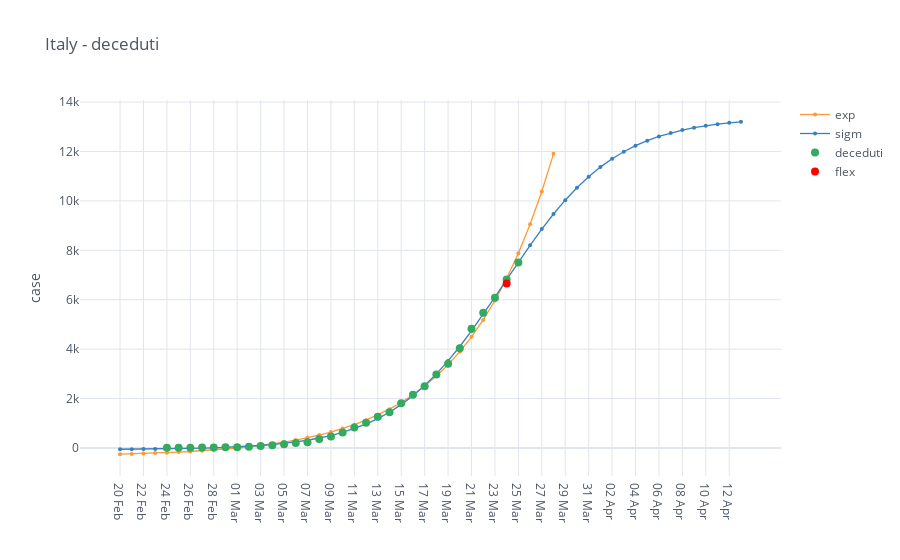

Write notebook code for a chart like this one.
### Code cell
category = 'deceduti'
view_category = io.italy_country_filter_by_category(italy, categories=[category])

mpl.iplot_analysis_plot(view_category, title='Italy - ' + category, log_fitting=False)

### Figure 1 — Plotly figure (JSON) as saved in the notebook; plotly's stock layout.template omitted (floating-point values rounded to 4 significant figures)
{"data": [{"line": {"color": "rgba(255, 153, 51, 1.0)", "dash": "solid", "shape": "linear", "width": 1.3}, "marker": {"size": 4, "symbol": "circle"}, "mode": "lines+markers", "name": "exp", "text": "", "type": "scatter", "x": ["20 Feb", "21 Feb", "22 Feb", "23 Feb", "24 Feb", "25 Feb", "26 Feb", "27 Feb", "28 Feb", "29 Feb", "01 Mar", "02 Mar", "03 Mar", "04 Mar", "05 Mar", "06 Mar", "07 Mar", "08 Mar", "09 Mar", "10 Mar", "11 Mar", "12 Mar", "13 Mar", "14 Mar", "15 Mar", "16 Mar", "17 Mar", "18 Mar", "19 Mar", "20 Mar", "21 Mar", "22 Mar", "23 Mar", "24 Mar", "25 Mar", "26 Mar", "27 Mar", "28 Mar", "29 Mar", "30 Mar", "31 Mar", "01 Apr", "02 Apr", "03 Apr", "04 Apr", "05 Apr", "06 Apr", "07 Apr", "08 Apr", "09 Apr", "10 Apr", "11 Apr", "12 Apr", "13 Apr"], "y": [-252.3, -239.4, -224.8, -208.0, -188.9, -167.0, -142.1, -113.6, -81.07, -43.94, -1.547, 46.86, 102.1, 165.2, 237.3, 319.6, 413.5, 520.7, 643.2, 783.0, 942.7, 1125.0, 1333.0, 1571.0, 1842.0, 2152.0, 2506.0, 2909.0, 3371.0, 3897.0, 4498.0, 5185.0, 5969.0, 6863.0, 7885.0, 9052.0, 10380.0, 11900.0, "", "", "", "", "", "", "", "", "", "", "", "", "", "", "", ""]}, {"line": {"color": "rgba(55, 128, 191, 1.0)", "dash": "solid", "shape": "linear", "width": 1.3}, "marker": {"size": 4, "symbol": "circle"}, "mode": "lines+markers", "name": "sigm", "text": "", "type": "scatter", "x": ["20 Feb", "21 Feb", "22 Feb", "23 Feb", "24 Feb", "25 Feb", "26 Feb", "27 Feb", "28 Feb", "29 Feb", "01 Mar", "02 Mar", "03 Mar", "04 Mar", "05 Mar", "06 Mar", "07 Mar", "08 Mar", "09 Mar", "10 Mar", "11 Mar", "12 Mar", "13 Mar", "14 Mar", "15 Mar", "16 Mar", "17 Mar", "18 Mar", "19 Mar", "20 Mar", "21 Mar", "22 Mar", "23 Mar", "24 Mar", "25 Mar", "26 Mar", "27 Mar", "28 Mar", "29 Mar", "30 Mar", "31 Mar", "01 Apr", "02 Apr", "03 Apr", "04 Apr", "05 Apr", "06 Apr", "07 Apr", "08 Apr", "09 Apr", "10 Apr", "11 Apr", "12 Apr", "13 Apr"], "y": [-52.26, -49.15, -45.31, -40.56, -34.71, -27.48, -18.57, -7.585, 5.961, 22.65, 43.21, 68.51, 99.62, 137.8, 184.8, 242.2, 312.5, 398.3, 502.7, 629.3, 782.3, 966.3, 1186.0, 1447.0, 1755.0, 2113.0, 2527.0, 2997.0, 3525.0, 4107.0, 4737.0, 5407.0, 6103.0, 6812.0, 7517.0, 8204.0, 8858.0, 9469.0, 10030.0, 10530.0, 10980.0, 11370.0, 11700.0, 11990.0, 12230.0, 12440.0, 12610.0, 12750.0, 12870.0, 12960.0, 13040.0, 13110.0, 13160.0, 13200.0]}, {"line": {"color": "rgba(50, 171, 96, 1.0)", "dash": "solid", "shape": "linear", "width": 1.3}, "marker": {"size": 8, "symbol": "circle"}, "mode": "markers", "name": "deceduti", "text": "", "type": "scatter", "x": ["20 Feb", "21 Feb", "22 Feb", "23 Feb", "24 Feb", "25 Feb", "26 Feb", "27 Feb", "28 Feb", "29 Feb", "01 Mar", "02 Mar", "03 Mar", "04 Mar", "05 Mar", "06 Mar", "07 Mar", "08 Mar", "09 Mar", "10 Mar", "11 Mar", "12 Mar", "13 Mar", "14 Mar", "15 Mar", "16 Mar", "17 Mar", "18 Mar", "19 Mar", "20 Mar", "21 Mar", "22 Mar", "23 Mar", "24 Mar", "25 Mar", "26 Mar", "27 Mar", "28 Mar", "29 Mar", "30 Mar", "31 Mar", "01 Apr", "02 Apr", "03 Apr", "04 Apr", "05 Apr", "06 Apr", "07 Apr", "08 Apr", "09 Apr", "10 Apr", "11 Apr", "12 Apr", "13 Apr"], "y": ["", "", "", "", 7.0, 10.0, 12.0, 17.0, 21.0, 29.0, 34.0, 52.0, 79.0, 107.0, 148.0, 197.0, 233.0, 366.0, 463.0, 631.0, 827.0, 1016.0, 1266.0, 1441.0, 1809.0, 2158.0, 2503.0, 2978.0, 3405.0, 4032.0, 4825.0, 5476.0, 6077.0, 6820.0, 7503.0, "", "", "", "", "", "", "", "", "", "", "", "", "", "", "", "", "", "", ""]}, {"marker": {"color": "rgba(255, 0, 0, 125)", "size": 8}, "mode": "markers", "name": "flex", "type": "scatter", "x": ["24 Mar"], "y": [6662.0]}], "layout": {"legend": {"bgcolor": "#FFFFFF", "font": {"color": "#4D5663"}}, "paper_bgcolor": "#FFFFFF", "plot_bgcolor": "#FFFFFF", "title": {"font": {"color": "#4D5663"}, "text": "Italy - deceduti"}, "xaxis": {"gridcolor": "#E1E5ED", "showgrid": true, "tickfont": {"color": "#4D5663"}, "title": {"font": {"color": "#4D5663"}, "text": ""}, "zerolinecolor": "#E1E5ED"}, "yaxis": {"gridcolor": "#E1E5ED", "showgrid": true, "tickfont": {"color": "#4D5663"}, "title": {"font": {"color": "#4D5663"}, "text": "case"}, "zerolinecolor": "#E1E5ED"}}}
